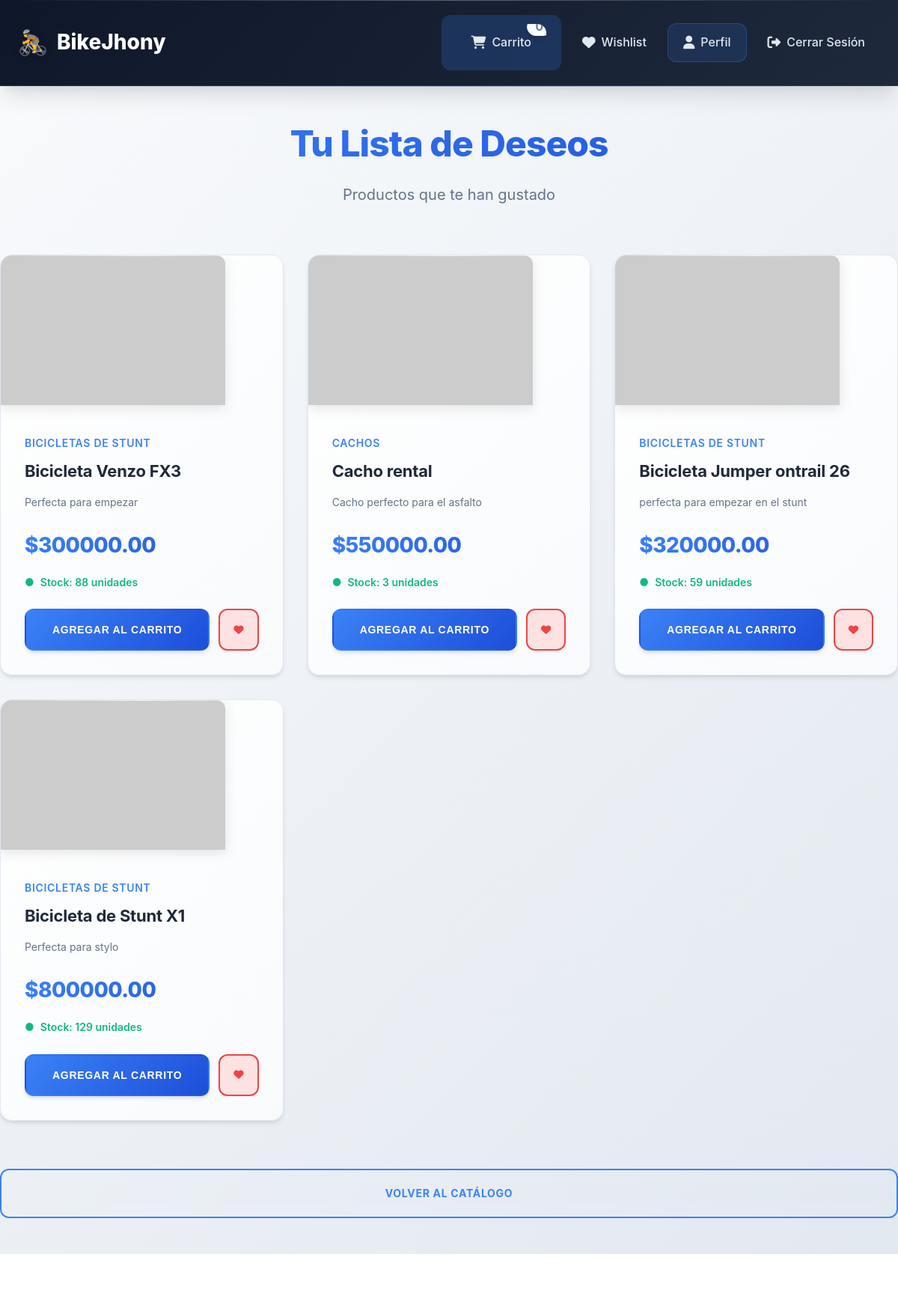
Before: /wishlist/wishlist (signed in, upper part) with the older database file.
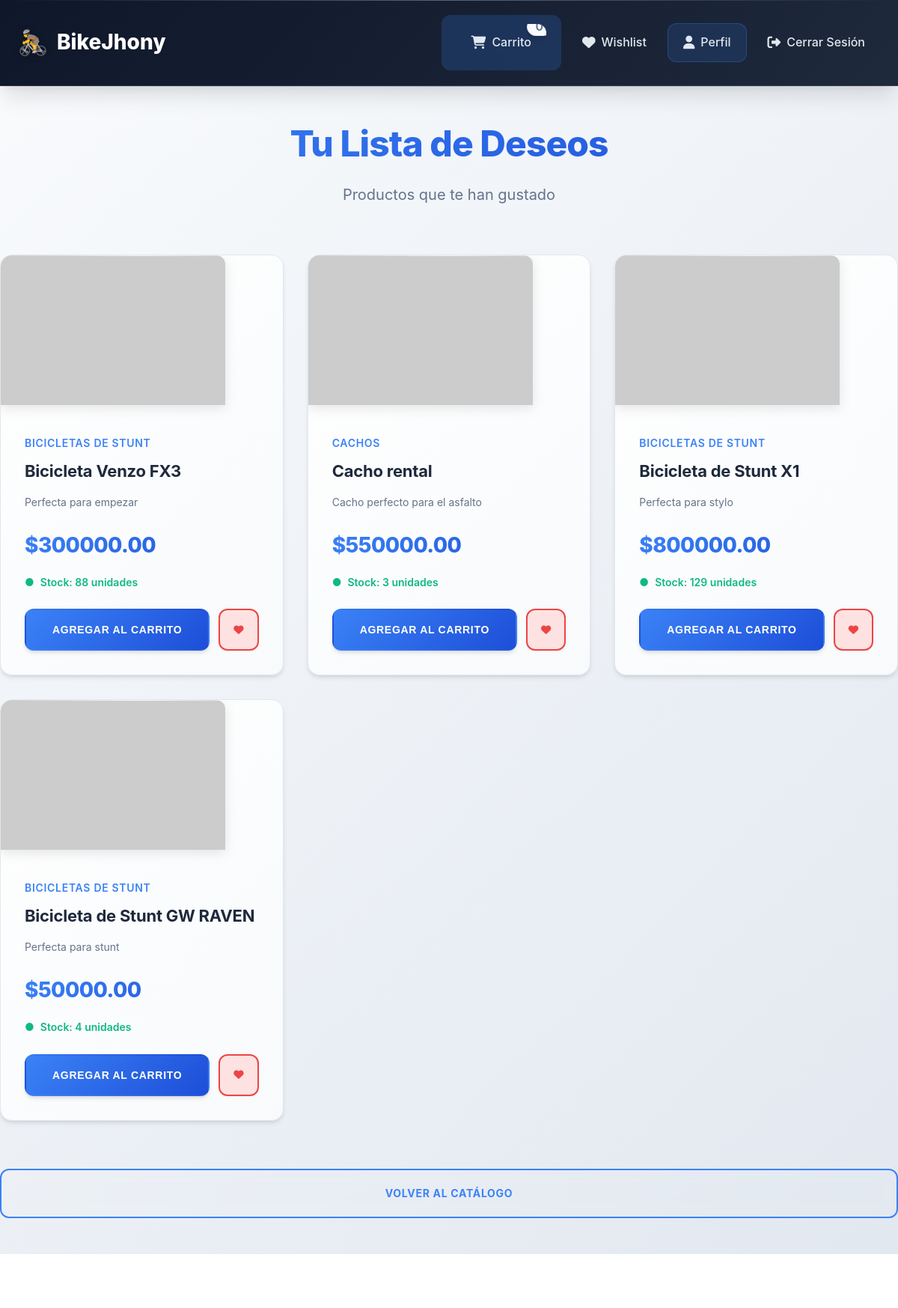
After: the same page with the newer database file.
### models/product.py (models this page shows, shortened)
class Product(db.Model):
    __tablename__ = 'productos'
    id = db.Column(db.Integer, primary_key=True)
    nombre = db.Column(db.String(100), nullable=False)
    descripcion = db.Column(db.String(255))
    precio = db.Column(db.Float, nullable=False)
    stock = db.Column(db.Integer, nullable=False)
    url_imagen = db.Column(db.String(255))
    subcategoria_id = db.Column(db.Integer, db.ForeignKey('subcategorias.id'), nullable=False)
    subcategoria = db.relationship('Subcategoria', back_populates='productos')

### models/subcategoria.py (models this page shows, shortened)
class Subcategoria(db.Model):
    __tablename__ = 'subcategorias'
    id = db.Column(db.Integer, primary_key=True)
    nombre = db.Column(db.String(100), nullable=False)
    categoria_id = db.Column(db.Integer, db.ForeignKey('categorias.id'), nullable=False)
    productos = db.relationship('Product', back_populates='subcategoria')

### routes/wishlist.py (the view)
@wishlist_bp.route('/wishlist')
@login_required
def wishlist():
    wishlist_items = Wishlist.query.filter_by(user_id=current_user.id).all()
    products_in_wishlist = []
    for item in wishlist_items:
        product = Product.query.get(item.product_id)
        if product:
            products_in_wishlist.append(product)
    return render_template('wishlist_page.html', products=products_in_wishlist)

### app.py (called while the page is built)
@login_manager.user_loader
def load_user(user_id):
    return db.session.get(User, int(user_id))

### templates/wishlist_page.html (shortened to what this page needs)
{% extends 'base.html' %}
{% block content %}
<div class="products-section">
    <div class="section-header">
        <h2 class="section-title">Tu Lista de Deseos</h2>
        <p class="section-subtitle">Productos que te han gustado</p>
    </div>
    <div class="products-grid">
        {% include 'wishlist.html' %}
    </div>
    <div class="cart-actions">
        <a href="{{ url_for('dashboard.client_dashboard') }}" class="continue-shopping">Volver al Catálogo</a>
    </div>
</div>
{% endblock %}

### templates/wishlist.html (shortened to what this page needs)
{% if products %}
    {% for product in products %}
        <div class="product-card">
            <div class="product-image">
                {% if product.url_imagen %}
                    <img src="{{ product.url_imagen }}" alt="{{ product.nombre }}" class="card-img-top">
                {% else %}
                    <img src="{{ url_for('static', filename='images/placeholder.jpg') }}" alt="Placeholder" class="card-img-top">
                {% endif %}
            </div>
            <div class="product-info">
                <div class="product-category">
                    {{ product.subcategoria.nombre if product.subcategoria else 'Sin categoría' }}
                </div>
                <h3 class="product-title">{{ product.nombre }}</h3>
                <p class="product-description">{{ product.descripcion }}</p>
                <div class="product-price">
                    ${{ "%.2f"|format(product.precio) }}
                </div>
                <div class="product-stock">
                    {% if product.stock > 0 %}
                        Stock: {{ product.stock }} unidades
                    {% else %}
                        Sin stock disponible
                    {% endif %}
                </div>
                <div class="product-actions">
                    <button class="btn btn-primary add-to-cart-btn" data-product-id="{{ product.id }}" {% if product.stock == 0 %}disabled{% endif %}>
                        {% if product.stock == 0 %}Sin Stock{% else %}Agregar al Carrito{% endif %}
                    </button>
                    <button class="wishlist-btn favorited" data-product-id="{{ product.id }}">
                        <i class="fas fa-heart"></i>
                    </button>
                </div>
            </div>
        </div>
    {% endfor %}
{% endif %}

Changed rows visible on the page:
removed Product: subcategoria "BICICLETAS DE STUNT", nombre "Bicicleta Jumper ontrail 26", descripcion "perfecta para empezar en el stunt", precio "320000.00", stock "59", shows "AGREGAR AL CARRITO"
now on this page (row unchanged): Product: subcategoria "BICICLETAS DE STUNT", nombre "Bicicleta de Stunt GW RAVEN", descripcion "Perfecta para stunt", precio "50000.00", stock "4", shows "AGREGAR AL CARRITO"
